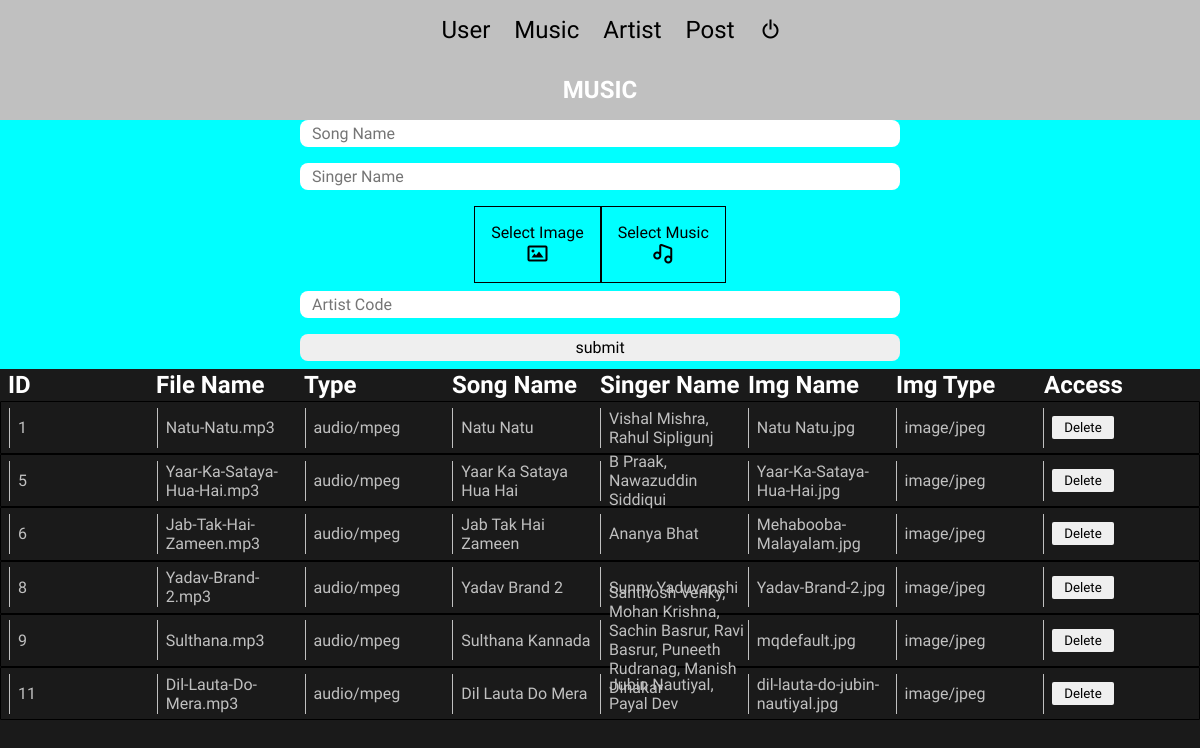
/adminmusic.php (signed in), run on the app's committed database.
### tables this page shows
CREATE TABLE `musics_data` (
  `ID` int(11) NOT NULL,
  `File_name` varchar(150) NOT NULL,
  `type` varchar(50) NOT NULL,
  `Song_name` varchar(150) NOT NULL,
  `Singer_name` varchar(150) NOT NULL,
  `img_name` varchar(125) NOT NULL,
  `img_type` varchar(25) NOT NULL,
  `artist_id` int(11) DEFAULT NULL
);

### adminmusic.php (the view, shortened to what this page needs)
<?php
if (isset($_SESSION['a_email'])) {
    $con = mysqli_connect('localhost', 'root', '', 'users');
    ?>
    <!DOCTYPE html>
    <html lang="en">
    <head>
    </head>
    <body>
        <nav>
            <a href="user_data.php">User</a>
            <a href="adminmusic.php">Music</a>
            <a href="adminartist.php">Artist</a>
            <a href="adminpost.php">Post</a>
            <a href="logout.php"><i class='bx bx-power-off'></i></a>
        </nav>
        <h1 class="head">MUSIC</h1>
        <div class="upload">
            <form action="" method="POST" enctype="multipart/form-data">
                <input type="text" name="song_name" placeholder="Song Name" required/>
                <input type="text" name="singer_name" placeholder="Singer Name" required/>
                <div class="upload_section">
                    <div class="image_section">
                        <label for="Image">
                            Select Image
                            <i class='bx bx-image' ></i>
                        </label>
                    </div>
                    <div class="music_section">
                        <label for="Music">
                            Select Music
                            <i class='bx bx-music'></i>
                        </label>
                    </div>
                </div>
                <input type="number" name="artist_name" placeholder="Artist Code" required/>
                <input type="submit" value="submit" name='sub'>
            </form>
        </div>
        <section class="user" id="user_head">
        <div class="user_head">
            <h3>ID</h3>
            <h3>File Name</h3>
            <h3>Type</h3>
            <h3>Song Name</h3>
            <h3>Singer Name</h3>
            <h3>Img Name</h3>
            <h3>Img Type</h3>
            <h3>Access</h3>
        </div>
        </section>
        <section class="data" id="data">
            <?php
            $music_data = mysqli_query($con, "select *  from musics_data");
            while ($m_data = mysqli_fetch_array($music_data)) {
                ?>
                <div class="d_data">
                    <div class="table_data">
                        <p>
                            <?php echo $m_data['ID'] ?>
                        </p>
                    </div>
                    <div class="table_data">
                        <p>
                            <?php echo $m_data['File_name'] ?>
                        </p>
                    </div>
                    <div class="table_data">
                        <p>
                            <?php echo $m_data['type'] ?>
                        </p>
                    </div>
                    <div class="table_data">
                        <p>
                            <?php echo $m_data['Song_name'] ?>
                        </p>
                    </div>
                    <div class="table_data">
                        <p>
                            <?php echo $m_data['Singer_name'] ?>
                        </p>
                    </div>
                    <div class="table_data">
                        <p>
                            <?php echo $m_data['img_name'] ?>
                        </p>
                    </div>
                    <div class="table_data">
                        <p>
                            <?php echo $m_data['img_type'] ?>
                        </p>
                    </div>
                    <div class="table_data">
                        <form action="" method="POST">
                            <button type="submit" value="<?php echo $m_data['ID'] ?>" name="del">Delete</button>
                        </form>
                    </div>
                </div>
            </section>
            <?php
            }
} else {
    header('location:login.php');
}
?>
</body>
</html>

### css/adminstyle.css (style rules this page uses)
* { margin: 0; padding: 0; box-sizing: border-box; text-decoration: none; color: #000; border: none; outline: none; font-family: 'Tektur', cursive; }
:root { --bg-gradient: linear-gradient(to right, purple, gray); --max-s: 10.2rem; --avg-s: 3rem; --min-s: 2rem; }
html { font-size: 50%; }
body { background-color: #1a1a1a; }
.head { color: #fff; text-align: center; font-size: var(--avg-s); padding: var(--min-s) var(--avg-s); width: 100%; background-color: #c0c0c0; }
nav { display: flex; justify-content: center; align-items: center; padding: var(--min-s) var(--min-s); background-color: #c0c0c0; }
nav a { margin-left: var(--avg-s); font-size: var(--avg-s); }
.user_head { padding: 2rem 1rem; width: 100%; height: 4rem; display: flex; justify-content: space-between; align-items: center; flex: nowrap; }
.user_head h3 { font-size: var(--avg-s); color: #fff; flex: 1 1 33.3rem; }
.d_data { padding: 0.7rem 1rem; display: flex; justify-content: space-between; align-items: center; flex-wrap: nowrap; }
.d_data { border: 0.125rem solid #000; border-radius: 0.125rem; }
.d_data .table_data { display: flex; justify-content: space-between; align-items: center; height: 5rem; flex: 1 1 33.3rem; border-left: 0.15rem solid #c0c0c0; padding-left: 1rem; }
.table_data button { padding: 0.5rem 1.5rem; border-radius: 0.25rem; }
.table_data p { font-size: var(--min-s); color: #c0c0c0; }
.upload form { display: flex; flex-direction: column; justify-content: center; align-items: center; gap: 1rem; width: 100%; background-color: aqua; }
.upload form input { width: 50%; padding: 0.5rem 1.5rem; font-size: var(--min-s); border-radius: 1rem; margin-bottom: 1rem; }
.upload_section { width: 100%; display: flex; justify-content: center; align-items: center; }
.upload_section label { display: flex; flex-direction: column; align-items: center; }
.image_section, .music_section { text-align: center; padding: 2rem; font-size: var(--min-s); border: thin solid black; }
.upload_section i { font-size: var(--avg-s); }
label { cursor: pointer; }

### data on the page
musics_data: ID "1", File_name "Natu-Natu.mp3", type "audio/mpeg", Song_name "Natu Natu", Singer_name "Vishal Mishra, Rahul Sipligunj", img_name "Natu Natu.jpg", img_type "image/jpeg"
musics_data: ID "5", File_name "Yaar-Ka-Sataya-Hua-Hai.mp3", type "audio/mpeg", Song_name "Yaar Ka Sataya Hua Hai", Singer_name "B Praak, Nawazuddin Siddiqui", img_name "Yaar-Ka-Sataya-Hua-Hai.jpg", img_type "image/jpeg"
musics_data: ID "6", File_name "Jab-Tak-Hai-Zameen.mp3", type "audio/mpeg", Song_name "Jab Tak Hai Zameen", Singer_name "Ananya Bhat", img_name "Mehabooba-Malayalam.jpg", img_type "image/jpeg"
musics_data: ID "8", File_name "Yadav-Brand-2.mp3", type "audio/mpeg", Song_name "Yadav Brand 2", Singer_name "Sunny Yaduvanshi", img_name "Yadav-Brand-2.jpg", img_type "image/jpeg"
musics_data: ID "9", File_name "Sulthana.mp3", type "audio/mpeg", Song_name "Sulthana Kannada", Singer_name "Santhosh Venky, Mohan Krishna, Sachin Basrur, Ravi Basrur, Puneeth Rudranag, Manish Dinakar", img_name "mqdefault.jpg", img_type "image/jpeg"
musics_data: ID "11", File_name "Dil-Lauta-Do-Mera.mp3", type "audio/mpeg", Song_name "Dil Lauta Do Mera", Singer_name "Jubin Nautiyal, Payal Dev", img_name "dil-lauta-do-jubin-nautiyal.jpg", img_type "image/jpeg"
